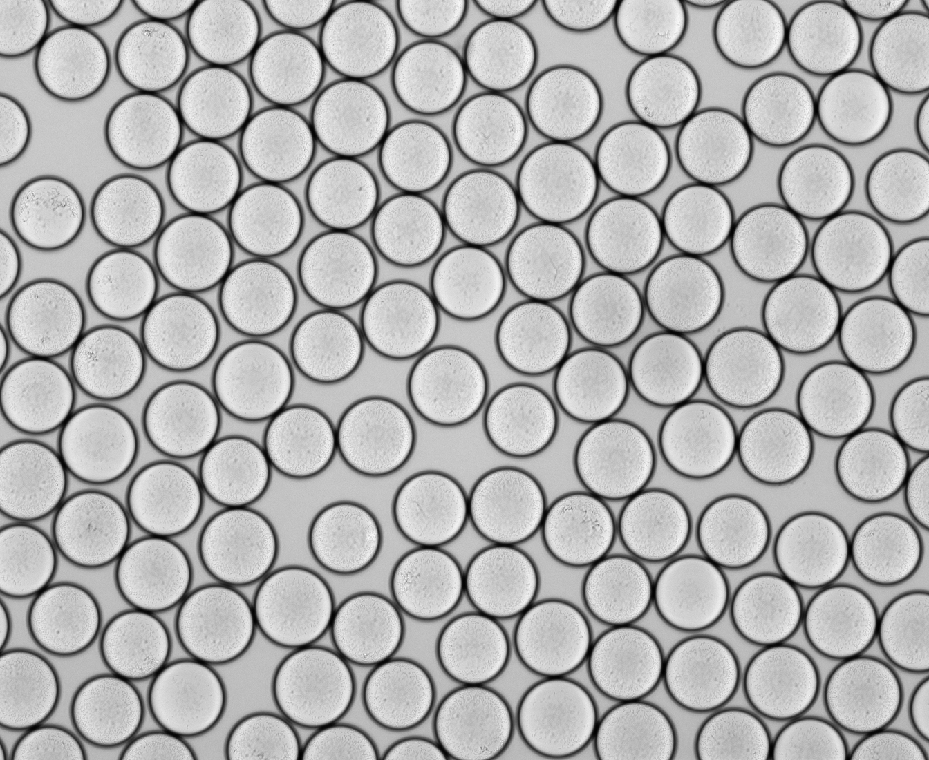
%> input picture droplet_histograms/Figure2-FigureS5/images/lambda=20/brightfield/100um_10x.tif, 929 x 760 px, shrunk from 1344 x 1100 before the run
$ octave dropletvariation_100um_MC_lambda20.m   (GNU Octave 9; MATLAB toolbox functions it lacks are replaced by stand-ins)
%> lines starting %> are read from the running program, lines starting %| are printed output that depends on the picture; in (x1, y1, x2, y2) boxes, pixels count from 0 and x2, y2 are one past the last pixel; in counts of white or black regions, pixels touching at a corner belong together; the program's own positions count from 1
%requires 2 brightfield and ImageJ-edited fluorescence photos to have more
%than 100 droplets for 150 um diameter droplets

%construct full brightfield microscopy image
image1 = imread('images/lambda=20/brightfield/100um_10x.tif');
%> image1 is the input picture: size 760x929 uint16; min 1490, max 13415, mean 9796.9
image2 = imread('images/lambda=20/brightfield/100um_10x_2.tif');
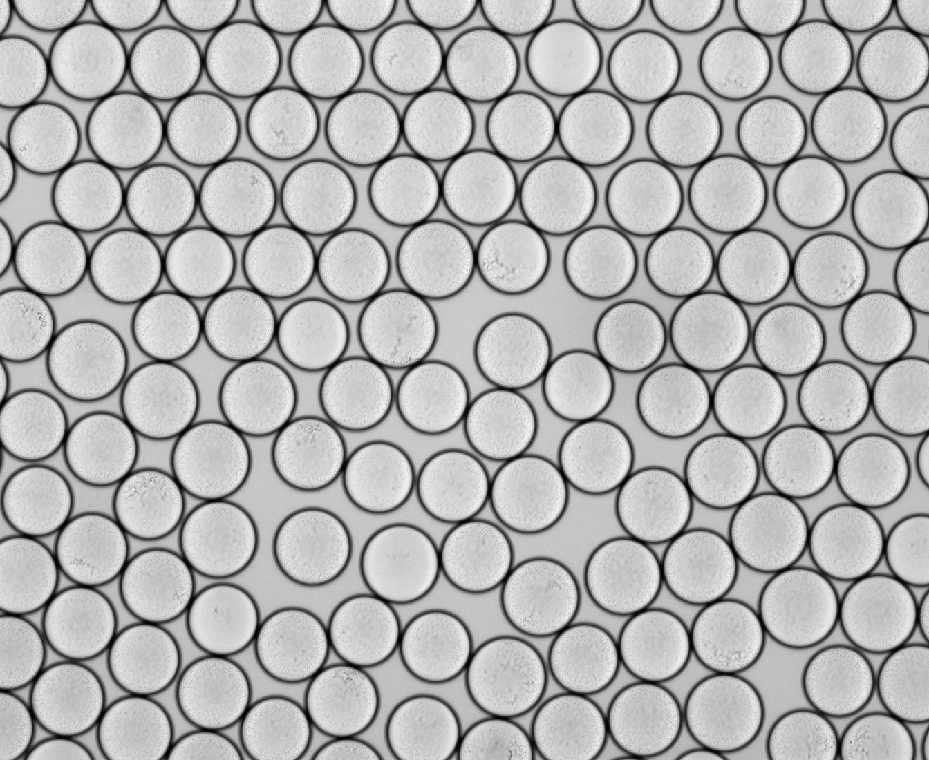
%> input picture droplet_histograms/Figure2-FigureS5/images/lambda=20/brightfield/100um_10x_2.tif, 929 x 760 px, shrunk from 1344 x 1100 before the run
%> image2 is the input picture: size 760x929 uint16; min 1437, max 12607, mean 9299.9
image_total = [image1 image2];
%construct full fluorescence image
image_fluor1 = (imread('images/lambda=20/fluor/100um_g_f_10x.jpg'));
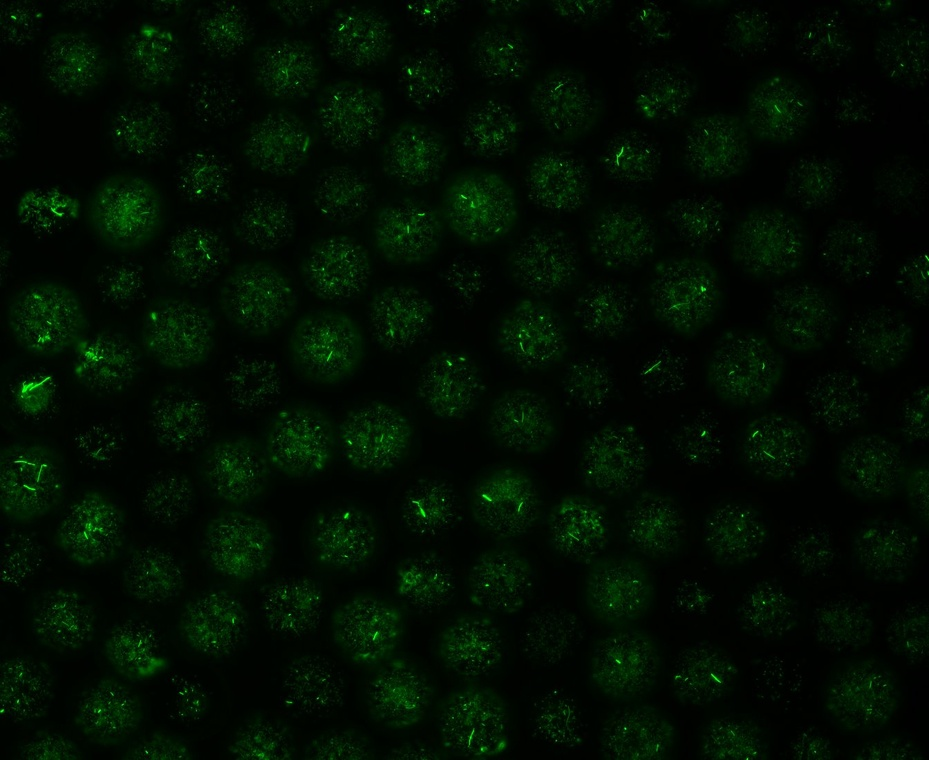
%> input picture droplet_histograms/Figure2-FigureS5/images/lambda=20/fluor/100um_g_f_10x.jpg, 929 x 760 px, shrunk from 1344 x 1100 before the run
%> image_fluor1 is the input picture: size 760x929x3 uint8; mean R, G, B 1.6, 14.6, 1.6
image_fluor2 = (imread('images/lambda=20/fluor/100um_g_f_10x_2.jpg'));
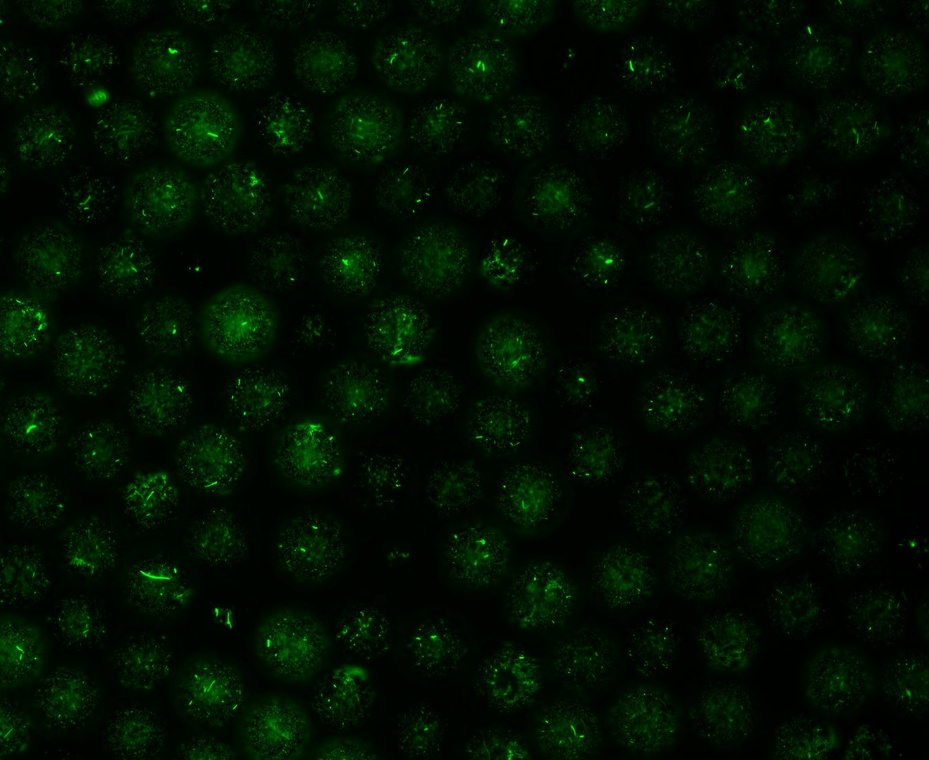
%> input picture droplet_histograms/Figure2-FigureS5/images/lambda=20/fluor/100um_g_f_10x_2.jpg, 929 x 760 px, shrunk from 1344 x 1100 before the run
%> image_fluor2 is the input picture: size 760x929x3 uint8; mean R, G, B 1.7, 15.3, 1.7
image_fluor_total = [image_fluor1 image_fluor2];
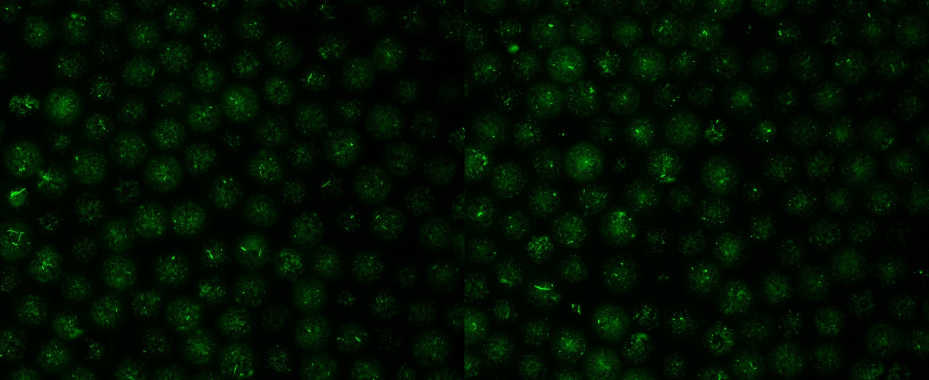
%> image_fluor_total: size 760x1858x3 uint8 (shown at 1/2 size); mean R, G, B 1.7, 15, 1.7

%detect droplets, may need to change sensitivity parameter to increase
%effectiveness and change diameter range to get within acceptable droplet
%size range
[centers,radii] = imfindcircles(image_total,[30 60],'Sensitivity',0.90);
%> centers = 245 rows, first 12: [691.9 594.1; 99 445; 37.11 396.7; 165.7 499.9; 468.5 283.2; 699 440; 154 575; 194.1 253.7; 558 718.2; 591.7 386.1; 187.5 698.5; 812.3 550.9]; radii = 245 values, max 39.25 at index 245, min 31.43 at index 244, mean 34.71
imshow(image_total)
imshow(image_fluor_total)
hold on
h = viscircles(centers, radii)
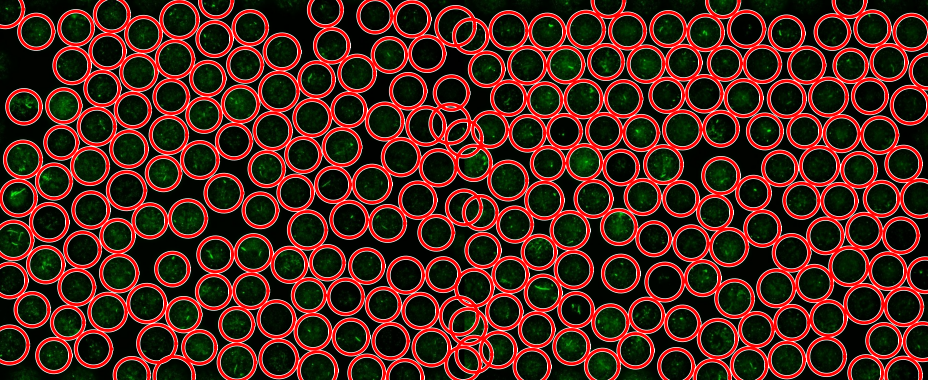
%> figure redrawn from the program's plot data; shown at 1/2 size
num_circles = length(centers);
%> num_circles = 245
hold off

%go through each droplet and calculate and track brightness value
intensity_tracker_100um_lambda20 = zeros(num_circles,1);
for n=1:num_circles
    center = centers(n,:);
    radius = radii(n);

    [xgrid, ygrid] = meshgrid(1:size(image_total,2), 1:size(image_total,1));
    mask = ((xgrid-center(1,1)).^2 + (ygrid-center(1,2)).^2) <= radius.^2;
    intensity_droplet = (image_fluor_total(mask));

    intensity=sum(intensity_droplet);
    norm_intensity = intensity/(radius.^2*pi);
    intensity_tracker_100um_lambda20(n) = norm_intensity;
end
%> this loop made 245 passes
%> (center, radius, intensity, norm_intensity) on passes 1 to 3: ([691.9 594.1], 34.63, 5396, 1.43), ([99 445], 36.52, 6021, 1.44), ([37.11 396.7], 35.01, 10115, 2.63)
%> pass 1, `mask = ((xgrid-center(1,1)).^2 + (ygrid-center(1,2)).^2) <= radius.^2;`:
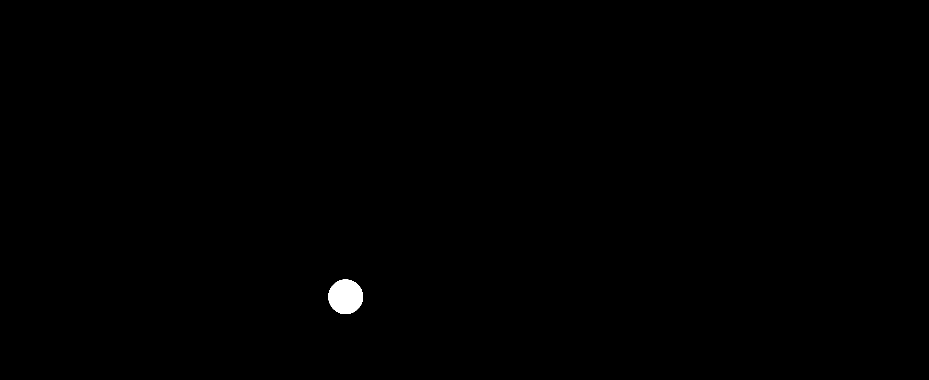
%> mask: size 760x1858 logical (shown at 1/2 size); 0.27% white; 1 white region, box (x1, y1, x2, y2) and area: (657, 559, 726, 628) 3765
%> pass 3, `mask = ((xgrid-center(1,1)).^2 + (ygrid-center(1,2)).^2) <= radius.^2;`:
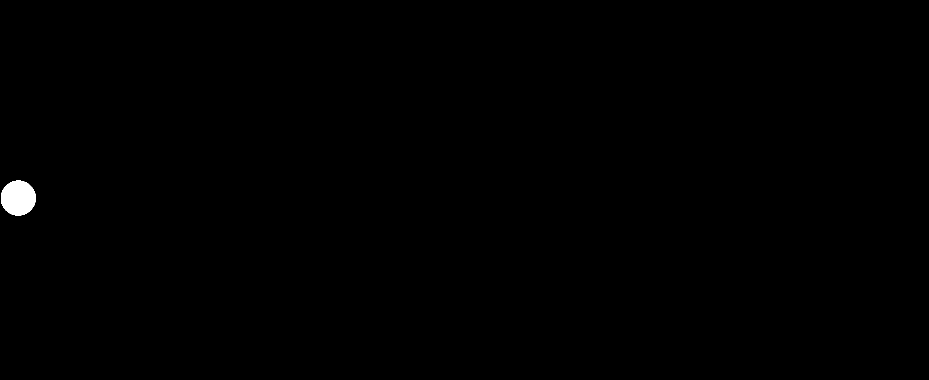
%> mask: size 760x1858 logical (shown at 1/2 size); 0.27% white; 1 white region, box (x1, y1, x2, y2) and area: (2, 361, 72, 431) 3849
%> after the loop, intensity_tracker_100um_lambda20 = 245 values, max 4.04 at index 193, min 0.424 at index 28, mean 2.25
